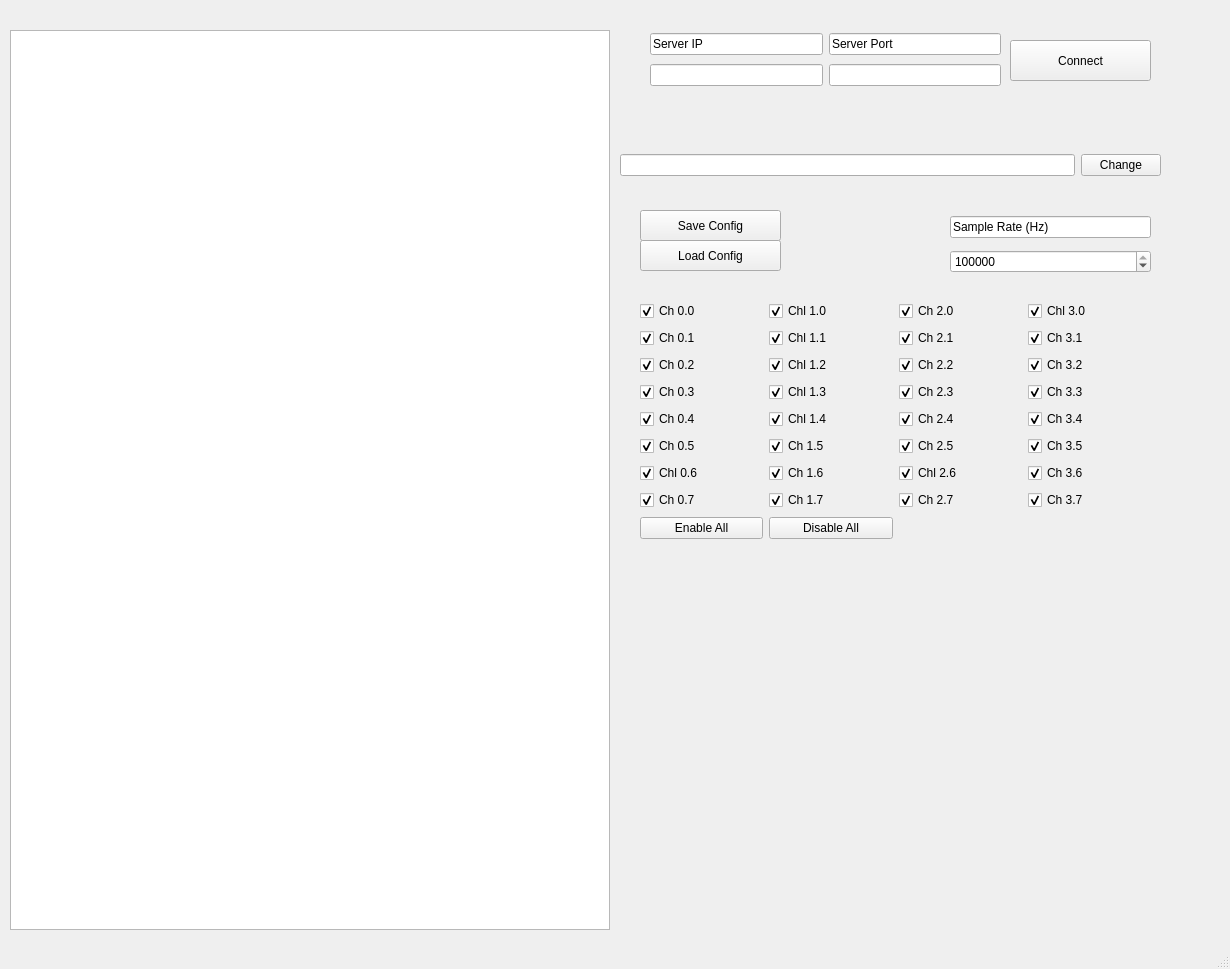
<?xml version="1.0" encoding="UTF-8"?>
<ui version="4.0">
 <class>DAQuLA</class>
 <widget class="QMainWindow" name="DAQuLA">
  <property name="enabled">
   <bool>true</bool>
  </property>
  <property name="geometry">
   <rect>
    <x>0</x>
    <y>0</y>
    <width>1230</width>
    <height>969</height>
   </rect>
  </property>
  <property name="windowTitle">
   <string>DAQuLA</string>
  </property>
  <widget class="QWidget" name="centralwidget">
   <widget class="PlotWidget" name="daqPlot">
    <property name="geometry">
     <rect>
      <x>10</x>
      <y>30</y>
      <width>600</width>
      <height>900</height>
     </rect>
    </property>
   </widget>
   <widget class="QWidget" name="gridLayoutWidget">
    <property name="geometry">
     <rect>
      <x>640</x>
      <y>300</y>
      <width>511</width>
      <height>241</height>
     </rect>
    </property>
    <layout class="QGridLayout" name="gridLayout">
     <property name="sizeConstraint">
      <enum>QLayout::SetDefaultConstraint</enum>
     </property>
     <item row="1" column="3">
      <widget class="QCheckBox" name="cb_ch_3_1">
       <property name="text">
        <string>Ch 3.1</string>
       </property>
       <property name="checked">
        <bool>true</bool>
       </property>
      </widget>
     </item>
     <item row="0" column="0">
      <widget class="QCheckBox" name="cb_ch_0_0">
       <property name="text">
        <string>Ch 0.0</string>
       </property>
       <property name="checked">
        <bool>true</bool>
       </property>
      </widget>
     </item>
     <item row="1" column="0">
      <widget class="QCheckBox" name="cb_ch_0_1">
       <property name="text">
        <string>Ch 0.1</string>
       </property>
       <property name="checked">
        <bool>true</bool>
       </property>
      </widget>
     </item>
     <item row="6" column="1">
      <widget class="QCheckBox" name="cb_ch_1_6">
       <property name="text">
        <string>Ch 1.6</string>
       </property>
       <property name="checked">
        <bool>true</bool>
       </property>
      </widget>
     </item>
     <item row="6" column="2">
      <widget class="QCheckBox" name="cb_ch_2_6">
       <property name="text">
        <string>Chl 2.6</string>
       </property>
       <property name="checked">
        <bool>true</bool>
       </property>
      </widget>
     </item>
     <item row="1" column="2">
      <widget class="QCheckBox" name="cb_ch_2_1">
       <property name="text">
        <string>Ch 2.1</string>
       </property>
       <property name="checked">
        <bool>true</bool>
       </property>
      </widget>
     </item>
     <item row="5" column="2">
      <widget class="QCheckBox" name="cb_ch_2_5">
       <property name="text">
        <string>Ch 2.5</string>
       </property>
       <property name="checked">
        <bool>true</bool>
       </property>
      </widget>
     </item>
     <item row="3" column="1">
      <widget class="QCheckBox" name="cb_ch_1_3">
       <property name="text">
        <string>Chl 1.3</string>
       </property>
       <property name="checked">
        <bool>true</bool>
       </property>
      </widget>
     </item>
     <item row="0" column="3">
      <widget class="QCheckBox" name="cb_ch_3_0">
       <property name="text">
        <string>Chl 3.0</string>
       </property>
       <property name="checked">
        <bool>true</bool>
       </property>
      </widget>
     </item>
     <item row="2" column="3">
      <widget class="QCheckBox" name="cb_ch_3_2">
       <property name="text">
        <string>Ch 3.2</string>
       </property>
       <property name="checked">
        <bool>true</bool>
       </property>
      </widget>
     </item>
     <item row="2" column="2">
      <widget class="QCheckBox" name="cb_ch_2_2">
       <property name="text">
        <string>Ch 2.2</string>
       </property>
       <property name="checked">
        <bool>true</bool>
       </property>
      </widget>
     </item>
     <item row="4" column="1">
      <widget class="QCheckBox" name="cb_ch_1_4">
       <property name="text">
        <string>Chl 1.4</string>
       </property>
       <property name="checked">
        <bool>true</bool>
       </property>
      </widget>
     </item>
     <item row="5" column="0">
      <widget class="QCheckBox" name="cb_ch_0_5">
       <property name="text">
        <string>Ch 0.5</string>
       </property>
       <property name="checked">
        <bool>true</bool>
       </property>
      </widget>
     </item>
     <item row="1" column="1">
      <widget class="QCheckBox" name="cb_ch_1_1">
       <property name="text">
        <string>Chl 1.1</string>
       </property>
       <property name="checked">
        <bool>true</bool>
       </property>
      </widget>
     </item>
     <item row="7" column="0">
      <widget class="QCheckBox" name="cb_ch_0_7">
       <property name="text">
        <string>Ch 0.7</string>
       </property>
       <property name="checked">
        <bool>true</bool>
       </property>
      </widget>
     </item>
     <item row="0" column="2">
      <widget class="QCheckBox" name="cb_ch_2_0">
       <property name="text">
        <string>Ch 2.0</string>
       </property>
       <property name="checked">
        <bool>true</bool>
       </property>
      </widget>
     </item>
     <item row="3" column="0">
      <widget class="QCheckBox" name="cb_ch_0_3">
       <property name="text">
        <string>Ch 0.3</string>
       </property>
       <property name="checked">
        <bool>true</bool>
       </property>
      </widget>
     </item>
     <item row="2" column="1">
      <widget class="QCheckBox" name="cb_ch_1_2">
       <property name="text">
        <string>Chl 1.2</string>
       </property>
       <property name="checked">
        <bool>true</bool>
       </property>
      </widget>
     </item>
     <item row="7" column="2">
      <widget class="QCheckBox" name="cb_ch_2_7">
       <property name="text">
        <string>Ch 2.7</string>
       </property>
       <property name="checked">
        <bool>true</bool>
       </property>
      </widget>
     </item>
     <item row="4" column="3">
      <widget class="QCheckBox" name="cb_ch_3_4">
       <property name="text">
        <string>Ch 3.4</string>
       </property>
       <property name="checked">
        <bool>true</bool>
       </property>
      </widget>
     </item>
     <item row="6" column="0">
      <widget class="QCheckBox" name="cb_ch_0_6">
       <property name="text">
        <string>Chl 0.6</string>
       </property>
       <property name="checked">
        <bool>true</bool>
       </property>
      </widget>
     </item>
     <item row="5" column="1">
      <widget class="QCheckBox" name="cb_ch_1_5">
       <property name="text">
        <string>Ch 1.5</string>
       </property>
       <property name="checked">
        <bool>true</bool>
       </property>
      </widget>
     </item>
     <item row="0" column="1">
      <widget class="QCheckBox" name="cb_ch_1_0">
       <property name="text">
        <string>Chl 1.0</string>
       </property>
       <property name="checked">
        <bool>true</bool>
       </property>
      </widget>
     </item>
     <item row="2" column="0">
      <widget class="QCheckBox" name="cb_ch_0_2">
       <property name="text">
        <string>Ch 0.2</string>
       </property>
       <property name="checked">
        <bool>true</bool>
       </property>
      </widget>
     </item>
     <item row="7" column="3">
      <widget class="QCheckBox" name="cb_ch_3_7">
       <property name="text">
        <string>Ch 3.7</string>
       </property>
       <property name="checked">
        <bool>true</bool>
       </property>
      </widget>
     </item>
     <item row="4" column="0">
      <widget class="QCheckBox" name="cb_ch_0_4">
       <property name="text">
        <string>Ch 0.4</string>
       </property>
       <property name="checked">
        <bool>true</bool>
       </property>
      </widget>
     </item>
     <item row="3" column="3">
      <widget class="QCheckBox" name="cb_ch_3_3">
       <property name="text">
        <string>Ch 3.3</string>
       </property>
       <property name="checked">
        <bool>true</bool>
       </property>
      </widget>
     </item>
     <item row="5" column="3">
      <widget class="QCheckBox" name="cb_ch_3_5">
       <property name="text">
        <string>Ch 3.5</string>
       </property>
       <property name="checked">
        <bool>true</bool>
       </property>
      </widget>
     </item>
     <item row="3" column="2">
      <widget class="QCheckBox" name="cb_ch_2_3">
       <property name="text">
        <string>Ch 2.3</string>
       </property>
       <property name="checked">
        <bool>true</bool>
       </property>
      </widget>
     </item>
     <item row="6" column="3">
      <widget class="QCheckBox" name="cb_ch_3_6">
       <property name="text">
        <string>Ch 3.6</string>
       </property>
       <property name="checked">
        <bool>true</bool>
       </property>
      </widget>
     </item>
     <item row="7" column="1">
      <widget class="QCheckBox" name="cb_ch_1_7">
       <property name="text">
        <string>Ch 1.7</string>
       </property>
       <property name="checked">
        <bool>true</bool>
       </property>
      </widget>
     </item>
     <item row="4" column="2">
      <widget class="QCheckBox" name="cb_ch_2_4">
       <property name="text">
        <string>Ch 2.4</string>
       </property>
       <property name="checked">
        <bool>true</bool>
       </property>
      </widget>
     </item>
     <item row="8" column="1">
      <widget class="QPushButton" name="disableAll">
       <property name="text">
        <string>Disable All</string>
       </property>
      </widget>
     </item>
     <item row="8" column="0">
      <widget class="QPushButton" name="enableAll">
       <property name="text">
        <string>Enable All</string>
       </property>
      </widget>
     </item>
    </layout>
   </widget>
   <widget class="QWidget" name="gridLayoutWidget_2">
    <property name="geometry">
     <rect>
      <x>620</x>
      <y>140</y>
      <width>541</width>
      <height>51</height>
     </rect>
    </property>
    <layout class="QGridLayout" name="gridLayout_2">
     <item row="0" column="0">
      <widget class="QLineEdit" name="fileEdit"/>
     </item>
     <item row="0" column="1">
      <widget class="QPushButton" name="selectDirButton">
       <property name="text">
        <string>Change</string>
       </property>
      </widget>
     </item>
    </layout>
   </widget>
   <widget class="QWidget" name="gridLayoutWidget_3">
    <property name="geometry">
     <rect>
      <x>950</x>
      <y>210</y>
      <width>201</width>
      <height>71</height>
     </rect>
    </property>
    <layout class="QGridLayout" name="gridLayout_3" rowstretch="0,0,0">
     <item row="1" column="1">
      <widget class="QLineEdit" name="lineEdit_2">
       <property name="enabled">
        <bool>true</bool>
       </property>
       <property name="sizePolicy">
        <sizepolicy hsizetype="Preferred" vsizetype="Fixed">
         <horstretch>0</horstretch>
         <verstretch>0</verstretch>
        </sizepolicy>
       </property>
       <property name="text">
        <string>Sample Rate (Hz)</string>
       </property>
       <property name="alignment">
        <set>Qt::AlignLeading|Qt::AlignLeft|Qt::AlignVCenter</set>
       </property>
       <property name="readOnly">
        <bool>true</bool>
       </property>
      </widget>
     </item>
     <item row="2" column="1">
      <widget class="QSpinBox" name="sampleRateEdit">
       <property name="minimum">
        <number>1</number>
       </property>
       <property name="maximum">
        <number>200000</number>
       </property>
       <property name="value">
        <number>200000</number>
       </property>
      </widget>
     </item>
    </layout>
   </widget>
   <widget class="QPushButton" name="saveConfig">
    <property name="geometry">
     <rect>
      <x>640</x>
      <y>210</y>
      <width>141</width>
      <height>31</height>
     </rect>
    </property>
    <property name="text">
     <string>Save Config</string>
    </property>
   </widget>
   <widget class="QPushButton" name="connectButton">
    <property name="geometry">
     <rect>
      <x>1010</x>
      <y>40</y>
      <width>141</width>
      <height>41</height>
     </rect>
    </property>
    <property name="text">
     <string>Connect</string>
    </property>
   </widget>
   <widget class="QWidget" name="gridLayoutWidget_4">
    <property name="geometry">
     <rect>
      <x>650</x>
      <y>30</y>
      <width>351</width>
      <height>61</height>
     </rect>
    </property>
    <layout class="QGridLayout" name="gridLayout_4">
     <property name="sizeConstraint">
      <enum>QLayout::SetNoConstraint</enum>
     </property>
     <item row="0" column="1">
      <widget class="QLineEdit" name="lineEdit_1">
       <property name="text">
        <string>Server Port</string>
       </property>
       <property name="readOnly">
        <bool>true</bool>
       </property>
      </widget>
     </item>
     <item row="0" column="0">
      <widget class="QLineEdit" name="lineEdit_0">
       <property name="text">
        <string>Server IP</string>
       </property>
       <property name="readOnly">
        <bool>true</bool>
       </property>
      </widget>
     </item>
     <item row="2" column="0">
      <widget class="QLineEdit" name="serverIpEdit"/>
     </item>
     <item row="2" column="1">
      <widget class="QLineEdit" name="serverPortEdit"/>
     </item>
    </layout>
   </widget>
   <widget class="QPushButton" name="loadConfig">
    <property name="geometry">
     <rect>
      <x>640</x>
      <y>240</y>
      <width>141</width>
      <height>31</height>
     </rect>
    </property>
    <property name="text">
     <string>Load Config</string>
    </property>
   </widget>
  </widget>
  <widget class="QMenuBar" name="menubar">
   <property name="geometry">
    <rect>
     <x>0</x>
     <y>0</y>
     <width>1230</width>
     <height>21</height>
    </rect>
   </property>
  </widget>
  <widget class="QStatusBar" name="statusbar"/>
 </widget>
 <customwidgets>
  <customwidget>
   <class>PlotWidget</class>
   <extends>QGraphicsView</extends>
   <header>pyqtgraph</header>
  </customwidget>
 </customwidgets>
 <resources/>
 <connections/>
</ui>
